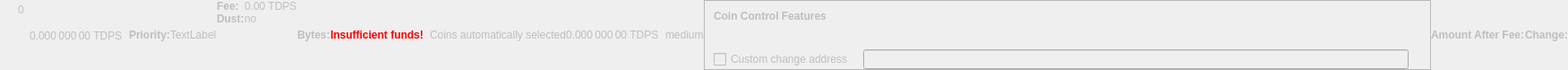
    <widget class="QWidget" name="dummyHideWidget" native="true">
     <property name="enabled">
      <bool>false</bool>
     </property>
     <property name="maximumSize">
      <size>
       <width>100</width>
       <height>22</height>
      </size>
     </property>
     <layout class="QHBoxLayout" name="dummyHideLayout">
      <property name="spacing">
       <number>0</number>
      </property>
      <property name="margin">
       <number>0</number>
      </property>
      <item>
       <layout class="QFormLayout" name="formLayoutCoinControl1">
        <property name="horizontalSpacing">
         <number>10</number>
        </property>
        <property name="verticalSpacing">
         <number>14</number>
        </property>
        <property name="leftMargin">
         <number>10</number>
        </property>
        <property name="topMargin">
         <number>4</number>
        </property>
        <property name="rightMargin">
         <number>6</number>
        </property>
        <item row="0" column="1">
         <widget class="QLabel" name="labelCoinControlBytes">
          <property name="cursor">
           <cursorShape>IBeamCursor</cursorShape>
          </property>
          <property name="contextMenuPolicy">
           <enum>Qt::ActionsContextMenu</enum>
          </property>
          <property name="text">
           <string notr="true">0</string>
          </property>
          <property name="textInteractionFlags">
           <set>Qt::LinksAccessibleByMouse|Qt::TextSelectableByKeyboard|Qt::TextSelectableByMouse</set>
          </property>
         </widget>
        </item>
       </layout>
      </item>
      <item>
       <widget class="QLabel" name="labelCoinControlAfterFee">
        <property name="enabled">
         <bool>false</bool>
        </property>
        <property name="sizePolicy">
         <sizepolicy hsizetype="Fixed" vsizetype="Fixed">
          <horstretch>0</horstretch>
          <verstretch>0</verstretch>
         </sizepolicy>
        </property>
        <property name="minimumSize">
         <size>
          <width>111</width>
          <height>12</height>
         </size>
        </property>
        <property name="maximumSize">
         <size>
          <width>111</width>
          <height>12</height>
         </size>
        </property>
        <property name="cursor">
         <cursorShape>IBeamCursor</cursorShape>
        </property>
        <property name="contextMenuPolicy">
         <enum>Qt::ActionsContextMenu</enum>
        </property>
        <property name="text">
         <string notr="true">0.000 000 00 TDPS</string>
        </property>
        <property name="textInteractionFlags">
         <set>Qt::LinksAccessibleByMouse|Qt::TextSelectableByKeyboard|Qt::TextSelectableByMouse</set>
        </property>
       </widget>
      </item>
      <item>
       <widget class="QLabel" name="labelCoinControlPriorityText">
        <property name="enabled">
         <bool>false</bool>
        </property>
        <property name="font">
         <font>
          <weight>75</weight>
          <bold>true</bold>
         </font>
        </property>
        <property name="text">
         <string>Priority:</string>
        </property>
       </widget>
      </item>
      <item>
       <layout class="QHBoxLayout" name="horizontalLayout">
        <item>
         <widget class="QLabel" name="WarningLabel">
          <property name="text">
           <string>TextLabel</string>
          </property>
         </widget>
        </item>
       </layout>
      </item>
      <item>
       <layout class="QFormLayout" name="formLayoutCoinControl3">
        <property name="horizontalSpacing">
         <number>0</number>
        </property>
        <property name="verticalSpacing">
         <number>0</number>
        </property>
        <property name="leftMargin">
         <number>0</number>
        </property>
        <property name="topMargin">
         <number>0</number>
        </property>
        <property name="rightMargin">
         <number>0</number>
        </property>
        <item row="0" column="0">
         <widget class="QLabel" name="labelCoinControlFeeText">
          <property name="enabled">
           <bool>false</bool>
          </property>
          <property name="font">
           <font>
            <weight>75</weight>
            <bold>true</bold>
           </font>
          </property>
          <property name="text">
           <string>Fee:</string>
          </property>
          <property name="margin">
           <number>0</number>
          </property>
         </widget>
        </item>
        <item row="0" column="1">
         <widget class="QLabel" name="labelCoinControlFee">
          <property name="enabled">
           <bool>false</bool>
          </property>
          <property name="cursor">
           <cursorShape>IBeamCursor</cursorShape>
          </property>
          <property name="contextMenuPolicy">
           <enum>Qt::ActionsContextMenu</enum>
          </property>
          <property name="text">
           <string notr="true">0.00 TDPS</string>
          </property>
          <property name="textInteractionFlags">
           <set>Qt::LinksAccessibleByMouse|Qt::TextSelectableByKeyboard|Qt::TextSelectableByMouse</set>
          </property>
         </widget>
        </item>
        <item row="1" column="0">
         <widget class="QLabel" name="labelCoinControlLowOutputText">
          <property name="enabled">
           <bool>false</bool>
          </property>
          <property name="font">
           <font>
            <weight>75</weight>
            <bold>true</bold>
           </font>
          </property>
          <property name="text">
           <string>Dust:</string>
          </property>
         </widget>
        </item>
        <item row="1" column="1">
         <widget class="QLabel" name="labelCoinControlLowOutput">
          <property name="enabled">
           <bool>false</bool>
          </property>
          <property name="cursor">
           <cursorShape>IBeamCursor</cursorShape>
          </property>
          <property name="contextMenuPolicy">
           <enum>Qt::ActionsContextMenu</enum>
          </property>
          <property name="text">
           <string>no</string>
          </property>
          <property name="textInteractionFlags">
           <set>Qt::LinksAccessibleByMouse|Qt::TextSelectableByKeyboard|Qt::TextSelectableByMouse</set>
          </property>
         </widget>
        </item>
       </layout>
      </item>
      <item>
       <widget class="QLabel" name="labelCoinControlBytesText">
        <property name="enabled">
         <bool>false</bool>
        </property>
        <property name="font">
         <font>
          <weight>75</weight>
          <bold>true</bold>
         </font>
        </property>
        <property name="text">
         <string>Bytes:</string>
        </property>
       </widget>
      </item>
      <item>
       <layout class="QFormLayout" name="formLayoutCoinControl2">
        <property name="horizontalSpacing">
         <number>0</number>
        </property>
        <property name="verticalSpacing">
         <number>0</number>
        </property>
        <property name="leftMargin">
         <number>0</number>
        </property>
        <property name="topMargin">
         <number>0</number>
        </property>
        <property name="rightMargin">
         <number>0</number>
        </property>
       </layout>
      </item>
      <item>
       <layout class="QHBoxLayout" name="horizontalLayoutCoinControl2">
        <property name="spacing">
         <number>0</number>
        </property>
        <property name="bottomMargin">
         <number>0</number>
        </property>
       </layout>
      </item>
      <item>
       <widget class="QLabel" name="labelCoinControlInsuffFunds">
        <property name="enabled">
         <bool>false</bool>
        </property>
        <property name="minimumSize">
         <size>
          <width>0</width>
          <height>0</height>
         </size>
        </property>
        <property name="font">
         <font>
          <weight>75</weight>
          <bold>true</bold>
         </font>
        </property>
        <property name="styleSheet">
         <string notr="true">color:red;font-weight:bold;</string>
        </property>
        <property name="text">
         <string>Insufficient funds!</string>
        </property>
        <property name="margin">
         <number>5</number>
        </property>
       </widget>
      </item>
      <item>
       <layout class="QFormLayout" name="formLayoutCoinControl4">
        <property name="horizontalSpacing">
         <number>0</number>
        </property>
        <property name="verticalSpacing">
         <number>0</number>
        </property>
        <property name="leftMargin">
         <number>0</number>
        </property>
        <property name="topMargin">
         <number>0</number>
        </property>
        <property name="rightMargin">
         <number>0</number>
        </property>
       </layout>
      </item>
      <item>
       <widget class="QLabel" name="labelCoinControlChangeLabel">
        <property name="enabled">
         <bool>false</bool>
        </property>
        <property name="sizePolicy">
         <sizepolicy hsizetype="Preferred" vsizetype="Expanding">
          <horstretch>0</horstretch>
          <verstretch>0</verstretch>
         </sizepolicy>
        </property>
        <property name="minimumSize">
         <size>
          <width>0</width>
          <height>0</height>
         </size>
        </property>
        <property name="text">
         <string/>
        </property>
        <property name="margin">
         <number>3</number>
        </property>
       </widget>
      </item>
      <item>
       <widget class="QLabel" name="labelCoinControlAutomaticallySelected">
        <property name="enabled">
         <bool>false</bool>
        </property>
        <property name="sizePolicy">
         <sizepolicy hsizetype="Fixed" vsizetype="Fixed">
          <horstretch>0</horstretch>
          <verstretch>0</verstretch>
         </sizepolicy>
        </property>
        <property name="minimumSize">
         <size>
          <width>0</width>
          <height>0</height>
         </size>
        </property>
        <property name="maximumSize">
         <size>
          <width>240</width>
          <height>16777215</height>
         </size>
        </property>
        <property name="text">
         <string>Coins automatically selected</string>
        </property>
        <property name="margin">
         <number>5</number>
        </property>
       </widget>
      </item>
      <item>
       <widget class="QLabel" name="labelCoinControlChange">
        <property name="enabled">
         <bool>false</bool>
        </property>
        <property name="sizePolicy">
         <sizepolicy hsizetype="Fixed" vsizetype="Fixed">
          <horstretch>0</horstretch>
          <verstretch>0</verstretch>
         </sizepolicy>
        </property>
        <property name="minimumSize">
         <size>
          <width>111</width>
          <height>0</height>
         </size>
        </property>
        <property name="maximumSize">
         <size>
          <width>111</width>
          <height>16777215</height>
         </size>
        </property>
        <property name="cursor">
         <cursorShape>IBeamCursor</cursorShape>
        </property>
        <property name="contextMenuPolicy">
         <enum>Qt::ActionsContextMenu</enum>
        </property>
        <property name="text">
         <string notr="true">0.000 000 00 TDPS</string>
        </property>
        <property name="textInteractionFlags">
         <set>Qt::LinksAccessibleByMouse|Qt::TextSelectableByKeyboard|Qt::TextSelectableByMouse</set>
        </property>
       </widget>
      </item>
      <item>
       <widget class="QLabel" name="labelCoinControlPriority">
        <property name="enabled">
         <bool>false</bool>
        </property>
        <property name="cursor">
         <cursorShape>IBeamCursor</cursorShape>
        </property>
        <property name="contextMenuPolicy">
         <enum>Qt::ActionsContextMenu</enum>
        </property>
        <property name="text">
         <string>medium</string>
        </property>
        <property name="textInteractionFlags">
         <set>Qt::LinksAccessibleByMouse|Qt::TextSelectableByKeyboard|Qt::TextSelectableByMouse</set>
        </property>
       </widget>
      </item>
      <item>
       <widget class="QFrame" name="frameCoinControl">
        <property name="sizePolicy">
         <sizepolicy hsizetype="Expanding" vsizetype="Expanding">
          <horstretch>0</horstretch>
          <verstretch>0</verstretch>
         </sizepolicy>
        </property>
        <property name="maximumSize">
         <size>
          <width>16777215</width>
          <height>16777215</height>
         </size>
        </property>
        <property name="frameShape">
         <enum>QFrame::StyledPanel</enum>
        </property>
        <property name="frameShadow">
         <enum>QFrame::Sunken</enum>
        </property>
        <layout class="QVBoxLayout" name="verticalLayoutCoinControl2_2">
         <property name="spacing">
          <number>0</number>
         </property>
         <property name="margin">
          <number>0</number>
         </property>
         <item>
          <layout class="QVBoxLayout" name="verticalLayoutCoinControl" stretch="0,0,0,1">
           <property name="spacing">
            <number>0</number>
           </property>
           <property name="leftMargin">
            <number>10</number>
           </property>
           <property name="topMargin">
            <number>10</number>
           </property>
           <item>
            <layout class="QHBoxLayout" name="horizontalLayoutCoinControl1">
             <property name="bottomMargin">
              <number>15</number>
             </property>
             <item>
              <widget class="QLabel" name="labelCoinControlFeatures">
               <property name="enabled">
                <bool>false</bool>
               </property>
               <property name="sizePolicy">
                <sizepolicy hsizetype="Preferred" vsizetype="Maximum">
                 <horstretch>0</horstretch>
                 <verstretch>0</verstretch>
                </sizepolicy>
               </property>
               <property name="font">
                <font>
                 <weight>75</weight>
                 <bold>true</bold>
                </font>
               </property>
               <property name="styleSheet">
                <string notr="true">font-weight:bold;</string>
               </property>
               <property name="text">
                <string>Coin Control Features</string>
               </property>
              </widget>
             </item>
            </layout>
           </item>
           <item>
            <widget class="QWidget" name="widgetCoinControl" native="true">
             <property name="sizePolicy">
              <sizepolicy hsizetype="Preferred" vsizetype="Preferred">
               <horstretch>0</horstretch>
               <verstretch>0</verstretch>
              </sizepolicy>
             </property>
             <property name="minimumSize">
              <size>
               <width>0</width>
               <height>0</height>
              </size>
             </property>
             <property name="styleSheet">
              <string notr="true"/>
             </property>
             <layout class="QHBoxLayout" name="horizontalLayoutCoinControl5_2">
              <property name="margin">
               <number>0</number>
              </property>
              <item>
               <layout class="QHBoxLayout" name="horizontalLayoutCoinControl3">
                <property name="spacing">
                 <number>20</number>
                </property>
                <property name="topMargin">
                 <number>0</number>
                </property>
                <property name="bottomMargin">
                 <number>10</number>
                </property>
               </layout>
              </item>
             </layout>
            </widget>
           </item>
           <item>
            <layout class="QHBoxLayout" name="horizontalLayoutCoinControl4" stretch="0,0,0">
             <property name="spacing">
              <number>12</number>
             </property>
             <property name="sizeConstraint">
              <enum>QLayout::SetDefaultConstraint</enum>
             </property>
             <property name="topMargin">
              <number>5</number>
             </property>
             <property name="rightMargin">
              <number>5</number>
             </property>
             <item>
              <widget class="QCheckBox" name="checkBoxCoinControlChange">
               <property name="enabled">
                <bool>false</bool>
               </property>
               <property name="toolTip">
                <string>If this is activated, but the change address is empty or invalid, change will be sent to a newly generated address.</string>
               </property>
               <property name="text">
                <string>Custom change address</string>
               </property>
              </widget>
             </item>
             <item>
              <widget class="QValidatedLineEdit" name="lineEditCoinControlChange">
               <property name="enabled">
                <bool>false</bool>
               </property>
               <property name="sizePolicy">
                <sizepolicy hsizetype="Expanding" vsizetype="Fixed">
                 <horstretch>0</horstretch>
                 <verstretch>0</verstretch>
                </sizepolicy>
               </property>
              </widget>
             </item>
             <item>
              <widget class="QLabel" name="labelCoinControlChangeLabel_2">
               <property name="sizePolicy">
                <sizepolicy hsizetype="Preferred" vsizetype="Expanding">
                 <horstretch>0</horstretch>
                 <verstretch>0</verstretch>
                </sizepolicy>
               </property>
               <property name="minimumSize">
                <size>
                 <width>0</width>
                 <height>0</height>
                </size>
               </property>
               <property name="text">
                <string/>
               </property>
               <property name="margin">
                <number>3</number>
               </property>
              </widget>
             </item>
            </layout>
           </item>
           <item>
            <spacer name="verticalSpacerCoinControl">
             <property name="orientation">
              <enum>Qt::Vertical</enum>
             </property>
             <property name="sizeHint" stdset="0">
              <size>
               <width>800</width>
               <height>1</height>
              </size>
             </property>
            </spacer>
           </item>
          </layout>
         </item>
        </layout>
       </widget>
      </item>
      <item>
       <widget class="QLabel" name="labelCoinControlAfterFeeText">
        <property name="enabled">
         <bool>false</bool>
        </property>
        <property name="minimumSize">
         <size>
          <width>0</width>
          <height>0</height>
         </size>
        </property>
        <property name="maximumSize">
         <size>
          <width>16777215</width>
          <height>16777215</height>
         </size>
        </property>
        <property name="font">
         <font>
          <weight>75</weight>
          <bold>true</bold>
         </font>
        </property>
        <property name="text">
         <string>Amount After Fee:</string>
        </property>
        <property name="alignment">
         <set>Qt::AlignLeading|Qt::AlignLeft|Qt::AlignVCenter</set>
        </property>
        <property name="margin">
         <number>0</number>
        </property>
       </widget>
      </item>
      <item>
       <widget class="QLabel" name="labelCoinControlChangeText">
        <property name="enabled">
         <bool>false</bool>
        </property>
        <property name="sizePolicy">
         <sizepolicy hsizetype="Preferred" vsizetype="Preferred">
          <horstretch>0</horstretch>
          <verstretch>0</verstretch>
         </sizepolicy>
        </property>
        <property name="minimumSize">
         <size>
          <width>0</width>
          <height>0</height>
         </size>
        </property>
        <property name="maximumSize">
         <size>
          <width>16777215</width>
          <height>16777215</height>
         </size>
        </property>
        <property name="font">
         <font>
          <weight>75</weight>
          <bold>true</bold>
         </font>
        </property>
        <property name="text">
         <string>Change:</string>
        </property>
        <property name="alignment">
         <set>Qt::AlignLeading|Qt::AlignLeft|Qt::AlignVCenter</set>
        </property>
       </widget>
      </item>
     </layout>
    </widget>
